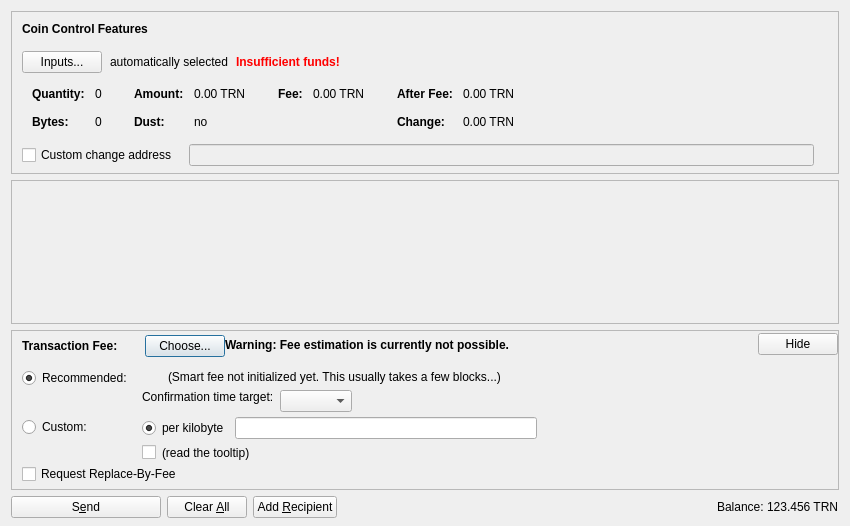
<?xml version="1.0" encoding="UTF-8"?>
<ui version="4.0">
 <class>SendCoinsDialog</class>
 <widget class="QDialog" name="SendCoinsDialog">
  <property name="geometry">
   <rect>
    <x>0</x>
    <y>0</y>
    <width>850</width>
    <height>526</height>
   </rect>
  </property>
  <property name="windowTitle">
   <string>Send Coins</string>
  </property>
  <layout class="QVBoxLayout" name="verticalLayout" stretch="0,1,0,0">
   <property name="bottomMargin">
    <number>8</number>
   </property>
   <item>
    <widget class="QFrame" name="frameCoinControl">
     <property name="sizePolicy">
      <sizepolicy hsizetype="Expanding" vsizetype="Expanding">
       <horstretch>0</horstretch>
       <verstretch>0</verstretch>
      </sizepolicy>
     </property>
     <property name="maximumSize">
      <size>
       <width>16777215</width>
       <height>16777215</height>
      </size>
     </property>
     <property name="frameShape">
      <enum>QFrame::StyledPanel</enum>
     </property>
     <property name="frameShadow">
      <enum>QFrame::Sunken</enum>
     </property>
     <layout class="QVBoxLayout" name="verticalLayoutCoinControl2">
      <property name="spacing">
       <number>0</number>
      </property>
      <property name="leftMargin">
       <number>0</number>
      </property>
      <property name="topMargin">
       <number>0</number>
      </property>
      <property name="rightMargin">
       <number>0</number>
      </property>
      <property name="bottomMargin">
       <number>6</number>
      </property>
      <item>
       <layout class="QVBoxLayout" name="verticalLayoutCoinControl" stretch="0,0,0,0,1">
        <property name="spacing">
         <number>0</number>
        </property>
        <property name="leftMargin">
         <number>10</number>
        </property>
        <property name="topMargin">
         <number>10</number>
        </property>
        <item>
         <layout class="QHBoxLayout" name="horizontalLayoutCoinControl1">
          <property name="bottomMargin">
           <number>15</number>
          </property>
          <item>
           <widget class="QLabel" name="labelCoinControlFeatures">
            <property name="sizePolicy">
             <sizepolicy hsizetype="Preferred" vsizetype="Maximum">
              <horstretch>0</horstretch>
              <verstretch>0</verstretch>
             </sizepolicy>
            </property>
            <property name="font">
             <font>
              <weight>75</weight>
              <bold>true</bold>
             </font>
            </property>
            <property name="styleSheet">
             <string notr="true">font-weight:bold;</string>
            </property>
            <property name="text">
             <string>Coin Control Features</string>
            </property>
           </widget>
          </item>
         </layout>
        </item>
        <item>
         <layout class="QHBoxLayout" name="horizontalLayoutCoinControl2" stretch="0,0,0,0">
          <property name="spacing">
           <number>8</number>
          </property>
          <property name="bottomMargin">
           <number>10</number>
          </property>
          <item>
           <widget class="QPushButton" name="pushButtonCoinControl">
            <property name="styleSheet">
             <string notr="true"/>
            </property>
            <property name="text">
             <string>Inputs...</string>
            </property>
            <property name="autoDefault">
             <bool>false</bool>
            </property>
           </widget>
          </item>
          <item>
           <widget class="QLabel" name="labelCoinControlAutomaticallySelected">
            <property name="text">
             <string>automatically selected</string>
            </property>
            <property name="margin">
             <number>5</number>
            </property>
           </widget>
          </item>
          <item>
           <widget class="QLabel" name="labelCoinControlInsuffFunds">
            <property name="font">
             <font>
              <weight>75</weight>
              <bold>true</bold>
             </font>
            </property>
            <property name="styleSheet">
             <string notr="true">color:red;font-weight:bold;</string>
            </property>
            <property name="text">
             <string>Insufficient funds!</string>
            </property>
            <property name="margin">
             <number>5</number>
            </property>
           </widget>
          </item>
          <item>
           <spacer name="horizontalSpacerCoinControl">
            <property name="orientation">
             <enum>Qt::Horizontal</enum>
            </property>
            <property name="sizeHint" stdset="0">
             <size>
              <width>40</width>
              <height>1</height>
             </size>
            </property>
           </spacer>
          </item>
         </layout>
        </item>
        <item>
         <widget class="QWidget" name="widgetCoinControl" native="true">
          <property name="sizePolicy">
           <sizepolicy hsizetype="Preferred" vsizetype="Preferred">
            <horstretch>0</horstretch>
            <verstretch>0</verstretch>
           </sizepolicy>
          </property>
          <property name="minimumSize">
           <size>
            <width>0</width>
            <height>0</height>
           </size>
          </property>
          <property name="styleSheet">
           <string notr="true"/>
          </property>
          <layout class="QHBoxLayout" name="horizontalLayoutCoinControl5">
           <property name="leftMargin">
            <number>0</number>
           </property>
           <property name="topMargin">
            <number>0</number>
           </property>
           <property name="rightMargin">
            <number>0</number>
           </property>
           <property name="bottomMargin">
            <number>0</number>
           </property>
           <item>
            <layout class="QHBoxLayout" name="horizontalLayoutCoinControl3" stretch="0,0,0,1">
             <property name="spacing">
              <number>20</number>
             </property>
             <property name="topMargin">
              <number>0</number>
             </property>
             <property name="bottomMargin">
              <number>10</number>
             </property>
             <item>
              <layout class="QFormLayout" name="formLayoutCoinControl1">
               <property name="horizontalSpacing">
                <number>10</number>
               </property>
               <property name="verticalSpacing">
                <number>14</number>
               </property>
               <property name="leftMargin">
                <number>10</number>
               </property>
               <property name="topMargin">
                <number>4</number>
               </property>
               <property name="rightMargin">
                <number>6</number>
               </property>
               <item row="0" column="0">
                <widget class="QLabel" name="labelCoinControlQuantityText">
                 <property name="font">
                  <font>
                   <weight>75</weight>
                   <bold>true</bold>
                  </font>
                 </property>
                 <property name="text">
                  <string>Quantity:</string>
                 </property>
                 <property name="margin">
                  <number>0</number>
                 </property>
                </widget>
               </item>
               <item row="0" column="1">
                <widget class="QLabel" name="labelCoinControlQuantity">
                 <property name="cursor">
                  <cursorShape>IBeamCursor</cursorShape>
                 </property>
                 <property name="contextMenuPolicy">
                  <enum>Qt::ActionsContextMenu</enum>
                 </property>
                 <property name="text">
                  <string notr="true">0</string>
                 </property>
                 <property name="margin">
                  <number>0</number>
                 </property>
                 <property name="textInteractionFlags">
                  <set>Qt::LinksAccessibleByMouse|Qt::TextSelectableByKeyboard|Qt::TextSelectableByMouse</set>
                 </property>
                </widget>
               </item>
               <item row="1" column="0">
                <widget class="QLabel" name="labelCoinControlBytesText">
                 <property name="font">
                  <font>
                   <weight>75</weight>
                   <bold>true</bold>
                  </font>
                 </property>
                 <property name="text">
                  <string>Bytes:</string>
                 </property>
                </widget>
               </item>
               <item row="1" column="1">
                <widget class="QLabel" name="labelCoinControlBytes">
                 <property name="cursor">
                  <cursorShape>IBeamCursor</cursorShape>
                 </property>
                 <property name="contextMenuPolicy">
                  <enum>Qt::ActionsContextMenu</enum>
                 </property>
                 <property name="text">
                  <string notr="true">0</string>
                 </property>
                 <property name="textInteractionFlags">
                  <set>Qt::LinksAccessibleByMouse|Qt::TextSelectableByKeyboard|Qt::TextSelectableByMouse</set>
                 </property>
                </widget>
               </item>
              </layout>
             </item>
             <item>
              <layout class="QFormLayout" name="formLayoutCoinControl2">
               <property name="horizontalSpacing">
                <number>10</number>
               </property>
               <property name="verticalSpacing">
                <number>14</number>
               </property>
               <property name="leftMargin">
                <number>6</number>
               </property>
               <property name="topMargin">
                <number>4</number>
               </property>
               <property name="rightMargin">
                <number>6</number>
               </property>
               <item row="0" column="0">
                <widget class="QLabel" name="labelCoinControlAmountText">
                 <property name="font">
                  <font>
                   <weight>75</weight>
                   <bold>true</bold>
                  </font>
                 </property>
                 <property name="text">
                  <string>Amount:</string>
                 </property>
                 <property name="margin">
                  <number>0</number>
                 </property>
                </widget>
               </item>
               <item row="0" column="1">
                <widget class="QLabel" name="labelCoinControlAmount">
                 <property name="cursor">
                  <cursorShape>IBeamCursor</cursorShape>
                 </property>
                 <property name="contextMenuPolicy">
                  <enum>Qt::ActionsContextMenu</enum>
                 </property>
                 <property name="text">
                  <string notr="true">0.00 TRN</string>
                 </property>
                 <property name="textInteractionFlags">
                  <set>Qt::LinksAccessibleByMouse|Qt::TextSelectableByKeyboard|Qt::TextSelectableByMouse</set>
                 </property>
                </widget>
               </item>
               <item row="1" column="0">
                <widget class="QLabel" name="labelCoinControlLowOutputText">
                 <property name="font">
                  <font>
                   <weight>75</weight>
                   <bold>true</bold>
                  </font>
                 </property>
                 <property name="text">
                  <string>Dust:</string>
                 </property>
                </widget>
               </item>
               <item row="1" column="1">
                <widget class="QLabel" name="labelCoinControlLowOutput">
                 <property name="cursor">
                  <cursorShape>IBeamCursor</cursorShape>
                 </property>
                 <property name="contextMenuPolicy">
                  <enum>Qt::ActionsContextMenu</enum>
                 </property>
                 <property name="text">
                  <string notr="true">no</string>
                 </property>
                 <property name="textInteractionFlags">
                  <set>Qt::LinksAccessibleByMouse|Qt::TextSelectableByKeyboard|Qt::TextSelectableByMouse</set>
                 </property>
                </widget>
               </item>
              </layout>
             </item>
             <item>
              <layout class="QFormLayout" name="formLayoutCoinControl3">
               <property name="horizontalSpacing">
                <number>10</number>
               </property>
               <property name="verticalSpacing">
                <number>14</number>
               </property>
               <property name="leftMargin">
                <number>6</number>
               </property>
               <property name="topMargin">
                <number>4</number>
               </property>
               <property name="rightMargin">
                <number>6</number>
               </property>
               <item row="0" column="0">
                <widget class="QLabel" name="labelCoinControlFeeText">
                 <property name="font">
                  <font>
                   <weight>75</weight>
                   <bold>true</bold>
                  </font>
                 </property>
                 <property name="text">
                  <string>Fee:</string>
                 </property>
                 <property name="margin">
                  <number>0</number>
                 </property>
                </widget>
               </item>
               <item row="0" column="1">
                <widget class="QLabel" name="labelCoinControlFee">
                 <property name="cursor">
                  <cursorShape>IBeamCursor</cursorShape>
                 </property>
                 <property name="contextMenuPolicy">
                  <enum>Qt::ActionsContextMenu</enum>
                 </property>
                 <property name="text">
                  <string notr="true">0.00 TRN</string>
                 </property>
                 <property name="textInteractionFlags">
                  <set>Qt::LinksAccessibleByMouse|Qt::TextSelectableByKeyboard|Qt::TextSelectableByMouse</set>
                 </property>
                </widget>
               </item>
              </layout>
             </item>
             <item>
              <layout class="QFormLayout" name="formLayoutCoinControl4">
               <property name="horizontalSpacing">
                <number>10</number>
               </property>
               <property name="verticalSpacing">
                <number>14</number>
               </property>
               <property name="leftMargin">
                <number>6</number>
               </property>
               <property name="topMargin">
                <number>4</number>
               </property>
               <property name="rightMargin">
                <number>6</number>
               </property>
               <item row="0" column="0">
                <widget class="QLabel" name="labelCoinControlAfterFeeText">
                 <property name="font">
                  <font>
                   <weight>75</weight>
                   <bold>true</bold>
                  </font>
                 </property>
                 <property name="text">
                  <string>After Fee:</string>
                 </property>
                 <property name="margin">
                  <number>0</number>
                 </property>
                </widget>
               </item>
               <item row="0" column="1">
                <widget class="QLabel" name="labelCoinControlAfterFee">
                 <property name="cursor">
                  <cursorShape>IBeamCursor</cursorShape>
                 </property>
                 <property name="contextMenuPolicy">
                  <enum>Qt::ActionsContextMenu</enum>
                 </property>
                 <property name="text">
                  <string notr="true">0.00 TRN</string>
                 </property>
                 <property name="textInteractionFlags">
                  <set>Qt::LinksAccessibleByMouse|Qt::TextSelectableByKeyboard|Qt::TextSelectableByMouse</set>
                 </property>
                </widget>
               </item>
               <item row="1" column="0">
                <widget class="QLabel" name="labelCoinControlChangeText">
                 <property name="font">
                  <font>
                   <weight>75</weight>
                   <bold>true</bold>
                  </font>
                 </property>
                 <property name="text">
                  <string>Change:</string>
                 </property>
                </widget>
               </item>
               <item row="1" column="1">
                <widget class="QLabel" name="labelCoinControlChange">
                 <property name="cursor">
                  <cursorShape>IBeamCursor</cursorShape>
                 </property>
                 <property name="contextMenuPolicy">
                  <enum>Qt::ActionsContextMenu</enum>
                 </property>
                 <property name="text">
                  <string notr="true">0.00 TRN</string>
                 </property>
                 <property name="textInteractionFlags">
                  <set>Qt::LinksAccessibleByMouse|Qt::TextSelectableByKeyboard|Qt::TextSelectableByMouse</set>
                 </property>
                </widget>
               </item>
              </layout>
             </item>
            </layout>
           </item>
          </layout>
         </widget>
        </item>
        <item>
         <layout class="QHBoxLayout" name="horizontalLayoutCoinControl4" stretch="0,0,0">
          <property name="spacing">
           <number>12</number>
          </property>
          <property name="sizeConstraint">
           <enum>QLayout::SetDefaultConstraint</enum>
          </property>
          <property name="topMargin">
           <number>5</number>
          </property>
          <property name="rightMargin">
           <number>5</number>
          </property>
          <item>
           <widget class="QCheckBox" name="checkBoxCoinControlChange">
            <property name="toolTip">
             <string>If this is activated, but the change address is empty or invalid, change will be sent to a newly generated address.</string>
            </property>
            <property name="text">
             <string>Custom change address</string>
            </property>
           </widget>
          </item>
          <item>
           <widget class="QValidatedLineEdit" name="lineEditCoinControlChange">
            <property name="enabled">
             <bool>false</bool>
            </property>
            <property name="sizePolicy">
             <sizepolicy hsizetype="Expanding" vsizetype="Fixed">
              <horstretch>0</horstretch>
              <verstretch>0</verstretch>
             </sizepolicy>
            </property>
           </widget>
          </item>
          <item>
           <widget class="QLabel" name="labelCoinControlChangeLabel">
            <property name="sizePolicy">
             <sizepolicy hsizetype="Preferred" vsizetype="Expanding">
              <horstretch>0</horstretch>
              <verstretch>0</verstretch>
             </sizepolicy>
            </property>
            <property name="minimumSize">
             <size>
              <width>0</width>
              <height>0</height>
             </size>
            </property>
            <property name="text">
             <string/>
            </property>
            <property name="margin">
             <number>3</number>
            </property>
           </widget>
          </item>
         </layout>
        </item>
        <item>
         <spacer name="verticalSpacerCoinControl">
          <property name="orientation">
           <enum>Qt::Vertical</enum>
          </property>
          <property name="sizeHint" stdset="0">
           <size>
            <width>800</width>
            <height>1</height>
           </size>
          </property>
         </spacer>
        </item>
       </layout>
      </item>
     </layout>
    </widget>
   </item>
   <item>
    <widget class="QScrollArea" name="scrollArea">
     <property name="widgetResizable">
      <bool>true</bool>
     </property>
     <widget class="QWidget" name="scrollAreaWidgetContents">
      <property name="geometry">
       <rect>
        <x>0</x>
        <y>0</y>
        <width>830</width>
        <height>104</height>
       </rect>
      </property>
      <layout class="QVBoxLayout" name="verticalLayout_2" stretch="0,1">
       <property name="leftMargin">
        <number>0</number>
       </property>
       <property name="topMargin">
        <number>0</number>
       </property>
       <property name="rightMargin">
        <number>0</number>
       </property>
       <property name="bottomMargin">
        <number>0</number>
       </property>
       <item>
        <layout class="QVBoxLayout" name="entries">
         <property name="spacing">
          <number>6</number>
         </property>
        </layout>
       </item>
       <item>
        <spacer name="verticalSpacer">
         <property name="orientation">
          <enum>Qt::Vertical</enum>
         </property>
         <property name="sizeHint" stdset="0">
          <size>
           <width>20</width>
           <height>40</height>
          </size>
         </property>
        </spacer>
       </item>
      </layout>
     </widget>
    </widget>
   </item>
   <item>
    <widget class="QFrame" name="frameFee">
     <property name="sizePolicy">
      <sizepolicy hsizetype="Expanding" vsizetype="Expanding">
       <horstretch>0</horstretch>
       <verstretch>0</verstretch>
      </sizepolicy>
     </property>
     <property name="maximumSize">
      <size>
       <width>16777215</width>
       <height>16777215</height>
      </size>
     </property>
     <property name="frameShape">
      <enum>QFrame::StyledPanel</enum>
     </property>
     <property name="frameShadow">
      <enum>QFrame::Sunken</enum>
     </property>
     <layout class="QVBoxLayout" name="verticalLayoutFee1">
      <property name="spacing">
       <number>0</number>
      </property>
      <property name="leftMargin">
       <number>0</number>
      </property>
      <property name="topMargin">
       <number>0</number>
      </property>
      <property name="rightMargin">
       <number>0</number>
      </property>
      <property name="bottomMargin">
       <number>0</number>
      </property>
      <item>
       <layout class="QVBoxLayout" name="verticalLayoutFee2" stretch="0,0,0">
        <property name="spacing">
         <number>0</number>
        </property>
        <property name="leftMargin">
         <number>10</number>
        </property>
        <property name="topMargin">
         <number>0</number>
        </property>
        <item>
         <layout class="QHBoxLayout" name="horizontalLayoutFee1">
          <property name="bottomMargin">
           <number>0</number>
          </property>
          <item>
           <layout class="QVBoxLayout" name="verticalLayoutFee7">
            <property name="spacing">
             <number>0</number>
            </property>
            <item>
             <spacer name="verticalSpacerSmartFee">
              <property name="orientation">
               <enum>Qt::Vertical</enum>
              </property>
              <property name="sizeType">
               <enum>QSizePolicy::Fixed</enum>
              </property>
              <property name="sizeHint" stdset="0">
               <size>
                <width>1</width>
                <height>4</height>
               </size>
              </property>
             </spacer>
            </item>
            <item>
             <layout class="QHBoxLayout" name="horizontalLayoutSmartFee">
              <property name="spacing">
               <number>10</number>
              </property>
              <item>
               <widget class="QLabel" name="labelFeeHeadline">
                <property name="sizePolicy">
                 <sizepolicy hsizetype="Preferred" vsizetype="Maximum">
                  <horstretch>0</horstretch>
                  <verstretch>0</verstretch>
                 </sizepolicy>
                </property>
                <property name="font">
                 <font>
                  <weight>75</weight>
                  <bold>true</bold>
                 </font>
                </property>
                <property name="styleSheet">
                 <string notr="true">font-weight:bold;</string>
                </property>
                <property name="text">
                 <string>Transaction Fee:</string>
                </property>
               </widget>
              </item>
              <item>
               <widget class="QLabel" name="labelFeeMinimized">
                <property name="text">
                 <string/>
                </property>
               </widget>
              </item>
              <item>
               <widget class="QPushButton" name="buttonChooseFee">
                <property name="text">
                 <string>Choose...</string>
                </property>
               </widget>
              </item>
             </layout>
            </item>
            <item>
             <spacer name="verticalSpacer_5">
              <property name="orientation">
               <enum>Qt::Vertical</enum>
              </property>
              <property name="sizeHint" stdset="0">
               <size>
                <width>1</width>
                <height>1</height>
               </size>
              </property>
             </spacer>
            </item>
           </layout>
          </item>
          <item>
           <widget class="QLabel" name="fallbackFeeWarningLabel">
            <property name="toolTip">
             <string>Using the fallbackfee can result in sending a transaction that will take several hours or days (or never) to confirm. Consider choosing your fee manually or wait until you have validated the complete chain.</string>
            </property>
            <property name="font">
            <font>
                <weight>75</weight>
                <bold>true</bold>
            </font>
            </property>
            <property name="text">
             <string>Warning: Fee estimation is currently not possible.</string>
            </property>
            <property name="wordWrap">
             <bool>false</bool>
            </property>
           </widget>
          </item>
          <item>
           <spacer name="horizontalSpacer_4">
            <property name="orientation">
             <enum>Qt::Horizontal</enum>
            </property>
            <property name="sizeType">
             <enum>QSizePolicy::MinimumExpanding</enum>
            </property>
            <property name="sizeHint" stdset="0">
             <size>
              <width>40</width>
              <height>20</height>
             </size>
            </property>
           </spacer>
          </item>
          <item>
           <widget class="QPushButton" name="buttonMinimizeFee">
            <property name="toolTip">
             <string>collapse fee-settings</string>
            </property>
            <property name="text">
             <string>Hide</string>
            </property>
           </widget>
          </item>
         </layout>
        </item>
        <item>
         <widget class="QFrame" name="frameFeeSelection">
          <layout class="QVBoxLayout" name="verticalLayoutFee12">
           <property name="spacing">
            <number>0</number>
           </property>
           <property name="leftMargin">
            <number>0</number>
           </property>
           <property name="topMargin">
            <number>0</number>
           </property>
           <property name="rightMargin">
            <number>0</number>
           </property>
           <property name="bottomMargin">
            <number>0</number>
           </property>
           <item>
            <layout class="QGridLayout" name="gridLayoutFee">
             <property name="topMargin">
              <number>10</number>
             </property>
             <property name="bottomMargin">
              <number>4</number>
             </property>
             <property name="horizontalSpacing">
              <number>10</number>
             </property>
             <property name="verticalSpacing">
              <number>4</number>
             </property>
             <item row="1" column="1">
              <layout class="QVBoxLayout" name="verticalLayoutFee8">
               <property name="spacing">
                <number>6</number>
               </property>
               <item>
                <layout class="QHBoxLayout" name="horizontalLayoutFee13">
                 <item>
                  <widget class="QRadioButton" name="radioCustomPerKilobyte">
                   <property name="toolTip">
                    <string>If the custom fee is set to 1000 satoshis and the transaction is only 250 bytes, then &quot;per kilobyte&quot; only pays 250 satoshis in fee, while &quot;total at least&quot; pays 1000 satoshis. For transactions bigger than a kilobyte both pay by kilobyte.</string>
                   </property>
                   <property name="text">
                    <string>per kilobyte</string>
                   </property>
                   <property name="checked">
                    <bool>true</bool>
                   </property>
                   <attribute name="buttonGroup">
                    <string notr="true">groupCustomFee</string>
                   </attribute>
                  </widget>
                 </item>
                 <item>
                  <widget class="BitcoinAmountField" name="customFee"/>
                 </item>
                 <item>
                  <spacer name="horizontalSpacer_6">
                   <property name="orientation">
                    <enum>Qt::Horizontal</enum>
                   </property>
                   <property name="sizeHint" stdset="0">
                    <size>
                     <width>1</width>
                     <height>1</height>
                    </size>
                   </property>
                  </spacer>
                 </item>
                </layout>
               </item>
               <item>
                <layout class="QHBoxLayout" name="horizontalLayoutFee8">
                 <item>
                  <widget class="QCheckBox" name="checkBoxMinimumFee">
                   <property name="toolTip">
                    <string>Paying only the minimum fee is just fine as long as there is less transaction volume than space in the blocks. But be aware that this can end up in a never confirming transaction once there is more demand for troin transactions than the network can process.</string>
                   </property>
                   <property name="text">
                    <string/>
                   </property>
                  </widget>
                 </item>
                 <item>
                  <widget class="QLabel" name="labelMinFeeWarning">
                   <property name="enabled">
                    <bool>true</bool>
                   </property>
                   <property name="toolTip">
                    <string>Paying only the minimum fee is just fine as long as there is less transaction volume than space in the blocks. But be aware that this can end up in a never confirming transaction once there is more demand for troin transactions than the network can process.</string>
                   </property>
                   <property name="text">
                    <string>(read the tooltip)</string>
                   </property>
                   <property name="margin">
                    <number>5</number>
                   </property>
                  </widget>
                 </item>
                 <item>
                  <spacer name="horizontalSpacer_2">
                   <property name="orientation">
                    <enum>Qt::Horizontal</enum>
                   </property>
                   <property name="sizeHint" stdset="0">
                    <size>
                     <width>1</width>
                     <height>1</height>
                    </size>
                   </property>
                  </spacer>
                 </item>
                </layout>
               </item>
              </layout>
             </item>
             <item row="0" column="0">
              <layout class="QVBoxLayout" name="verticalLayoutFee4" stretch="0,1">
               <item>
                <widget class="QRadioButton" name="radioSmartFee">
                 <property name="text">
                  <string>Recommended:</string>
                 </property>
                 <property name="checked">
                  <bool>true</bool>
                 </property>
                 <attribute name="buttonGroup">
                  <string notr="true">groupFee</string>
                 </attribute>
                </widget>
               </item>
               <item>
                <spacer name="verticalSpacer_2">
                 <property name="orientation">
                  <enum>Qt::Vertical</enum>
                 </property>
                 <property name="sizeHint" stdset="0">
                  <size>
                   <width>1</width>
                   <height>1</height>
                  </size>
                 </property>
                </spacer>
               </item>
              </layout>
             </item>
             <item row="1" column="0">
              <layout class="QVBoxLayout" name="verticalLayoutFee9" stretch="0,1">
               <item>
                <widget class="QRadioButton" name="radioCustomFee">
                 <property name="text">
                  <string>Custom:</string>
                 </property>
                 <attribute name="buttonGroup">
                  <string notr="true">groupFee</string>
                 </attribute>
                </widget>
               </item>
               <item>
                <spacer name="verticalSpacer_6">
                 <property name="orientation">
                  <enum>Qt::Vertical</enum>
                 </property>
                 <property name="sizeHint" stdset="0">
                  <size>
                   <width>1</width>
                   <height>1</height>
                  </size>
                 </property>
                </spacer>
               </item>
              </layout>
             </item>
             <item row="0" column="1">
              <layout class="QVBoxLayout" name="verticalLayoutFee3" stretch="0,0,1">
               <property name="spacing">
                <number>6</number>
               </property>
               <property name="topMargin">
                <number>2</number>
               </property>
               <item>
                <layout class="QHBoxLayout" name="horizontalLayoutFee12">
                 <item>
                  <widget class="QLabel" name="labelSmartFee">
                   <property name="text">
                    <string/>
                   </property>
                   <property name="margin">
                    <number>2</number>
                   </property>
                  </widget>
                 </item>
                 <item>
                  <widget class="QLabel" name="labelFeeEstimation">
                   <property name="text">
                    <string/>
                   </property>
                  </widget>
                 </item>
                 <item>
                  <widget class="QLabel" name="labelSmartFee2">
                   <property name="text">
                    <string>(Smart fee not initialized yet. This usually takes a few blocks...)</string>
                   </property>
                   <property name="margin">
                    <number>2</number>
                   </property>
                  </widget>
                 </item>
                 <item>
                  <spacer name="horizontalSpacer_5">
                   <property name="orientation">
                    <enum>Qt::Horizontal</enum>
                   </property>
                   <property name="sizeHint" stdset="0">
                    <size>
                     <width>1</width>
                     <height>1</height>
                    </size>
                   </property>
                  </spacer>
                 </item>
                </layout>
               </item>
               <item>
                <layout class="QHBoxLayout" name="horizontalLayoutFee9">
                 <item>
                  <layout class="QVBoxLayout" name="verticalLayoutFee6">
                   <item>
                    <widget class="QLabel" name="labelSmartFee3">
                     <property name="text">
                      <string>Confirmation time target:</string>
                     </property>
                     <property name="margin">
                      <number>2</number>
                     </property>
                    </widget>
                   </item>
                   <item>
                    <spacer name="verticalSpacer_3">
                     <property name="orientation">
                      <enum>Qt::Vertical</enum>
                     </property>
                     <property name="sizeHint" stdset="0">
                      <size>
                       <width>1</width>
                       <height>1</height>
                      </size>
                     </property>
                    </spacer>
                   </item>
                  </layout>
                 </item>
                 <item>
                  <layout class="QVBoxLayout" name="verticalLayoutFee5">
                   <property name="rightMargin">
                    <number>30</number>
                   </property>
                   <item>
                    <layout class="QHBoxLayout" name="horizontalLayoutConfTarget">
                     <property name="bottomMargin">
                      <number>0</number>
                     </property>
                     <item>
                      <widget class="QComboBox" name="confTargetSelector"/>
                     </item>
                     <item>
                      <spacer name="horizontalSpacerConfTarget">
                       <property name="orientation">
                        <enum>Qt::Horizontal</enum>
                       </property>
                       <property name="sizeHint" stdset="0">
                        <size>
                         <width>40</width>
                         <height>20</height>
                        </size>
                       </property>
                      </spacer>
                     </item>
                    </layout>
                   </item>
                  </layout>
                 </item>
                </layout>
               </item>
               <item>
                <spacer name="verticalSpacer_4">
                 <property name="orientation">
                  <enum>Qt::Vertical</enum>
                 </property>
                 <property name="sizeHint" stdset="0">
                  <size>
                   <width>1</width>
                   <height>1</height>
                  </size>
                 </property>
                </spacer>
               </item>
              </layout>
             </item>
            </layout>
           </item>
           <item>
            <widget class="QCheckBox" name="optInRBF">
             <property name="text">
              <string>Request Replace-By-Fee</string>
             </property>
             <property name="toolTip">
              <string>Indicates that the sender may wish to replace this transaction with a new one paying higher fees (prior to being confirmed).</string>
             </property>
            </widget>
           </item>
          </layout>
         </widget>
        </item>
        <item>
         <spacer name="verticalSpacerFee">
          <property name="orientation">
           <enum>Qt::Vertical</enum>
          </property>
          <property name="sizeHint" stdset="0">
           <size>
            <width>40</width>
            <height>5</height>
           </size>
          </property>
         </spacer>
        </item>
       </layout>
      </item>
     </layout>
    </widget>
   </item>
   <item>
    <layout class="QHBoxLayout" name="horizontalLayout">
     <item>
      <widget class="QPushButton" name="sendButton">
       <property name="minimumSize">
        <size>
         <width>150</width>
         <height>0</height>
        </size>
       </property>
       <property name="toolTip">
        <string>Confirm the send action</string>
       </property>
       <property name="text">
        <string>S&amp;end</string>
       </property>
       <property name="icon">
        <iconset resource="../bitcoin.qrc">
         <normaloff>:/icons/send</normaloff>:/icons/send</iconset>
       </property>
       <property name="autoDefault">
        <bool>false</bool>
       </property>
       <property name="default">
        <bool>false</bool>
       </property>
      </widget>
     </item>
     <item>
      <widget class="QPushButton" name="clearButton">
       <property name="sizePolicy">
        <sizepolicy hsizetype="Minimum" vsizetype="Fixed">
         <horstretch>0</horstretch>
         <verstretch>0</verstretch>
        </sizepolicy>
       </property>
       <property name="toolTip">
        <string>Clear all fields of the form.</string>
       </property>
       <property name="text">
        <string>Clear &amp;All</string>
       </property>
       <property name="icon">
        <iconset resource="../bitcoin.qrc">
         <normaloff>:/icons/remove</normaloff>:/icons/remove</iconset>
       </property>
       <property name="autoDefault">
        <bool>false</bool>
       </property>
      </widget>
     </item>
     <item>
      <widget class="QPushButton" name="addButton">
       <property name="toolTip">
        <string>Send to multiple recipients at once</string>
       </property>
       <property name="text">
        <string>Add &amp;Recipient</string>
       </property>
       <property name="icon">
        <iconset resource="../bitcoin.qrc">
         <normaloff>:/icons/add</normaloff>:/icons/add</iconset>
       </property>
       <property name="autoDefault">
        <bool>false</bool>
       </property>
      </widget>
     </item>
     <item>
      <spacer name="horizontalSpacer">
       <property name="orientation">
        <enum>Qt::Horizontal</enum>
       </property>
       <property name="sizeHint" stdset="0">
        <size>
         <width>40</width>
         <height>20</height>
        </size>
       </property>
      </spacer>
     </item>
     <item>
      <layout class="QHBoxLayout" name="horizontalLayout_2">
       <property name="spacing">
        <number>3</number>
       </property>
       <item>
        <widget class="QLabel" name="label">
         <property name="sizePolicy">
          <sizepolicy hsizetype="Preferred" vsizetype="Fixed">
           <horstretch>0</horstretch>
           <verstretch>0</verstretch>
          </sizepolicy>
         </property>
         <property name="text">
          <string>Balance:</string>
         </property>
        </widget>
       </item>
       <item>
        <widget class="QLabel" name="labelBalance">
         <property name="sizePolicy">
          <sizepolicy hsizetype="Preferred" vsizetype="Fixed">
           <horstretch>0</horstretch>
           <verstretch>0</verstretch>
          </sizepolicy>
         </property>
         <property name="cursor">
          <cursorShape>IBeamCursor</cursorShape>
         </property>
         <property name="text">
          <string notr="true">123.456 TRN</string>
         </property>
         <property name="textInteractionFlags">
          <set>Qt::LinksAccessibleByMouse|Qt::TextSelectableByKeyboard|Qt::TextSelectableByMouse</set>
         </property>
        </widget>
       </item>
      </layout>
     </item>
    </layout>
   </item>
  </layout>
 </widget>
 <customwidgets>
  <customwidget>
   <class>QValidatedLineEdit</class>
   <extends>QLineEdit</extends>
   <header>qvalidatedlineedit.h</header>
  </customwidget>
  <customwidget>
   <class>BitcoinAmountField</class>
   <extends>QLineEdit</extends>
   <header>bitcoinamountfield.h</header>
   <container>1</container>
  </customwidget>
 </customwidgets>
 <resources>
  <include location="../bitcoin.qrc"/>
 </resources>
 <connections/>
 <buttongroups>
  <buttongroup name="groupFee"/>
  <buttongroup name="groupCustomFee"/>
 </buttongroups>
</ui>
